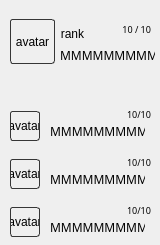
         <widget class="QWidget" name="_w_player_results_6" native="true">
          <property name="minimumSize">
           <size>
            <width>160</width>
            <height>0</height>
           </size>
          </property>
          <property name="maximumSize">
           <size>
            <width>160</width>
            <height>16777215</height>
           </size>
          </property>
          <layout class="QVBoxLayout" name="verticalLayout_6">
           <property name="spacing">
            <number>3</number>
           </property>
           <property name="leftMargin">
            <number>0</number>
           </property>
           <property name="topMargin">
            <number>9</number>
           </property>
           <property name="rightMargin">
            <number>0</number>
           </property>
           <property name="bottomMargin">
            <number>0</number>
           </property>
           <item>
            <widget class="QWidget" name="_w_player_6" native="true">
             <property name="minimumSize">
              <size>
               <width>160</width>
               <height>65</height>
              </size>
             </property>
             <property name="maximumSize">
              <size>
               <width>160</width>
               <height>65</height>
              </size>
             </property>
             <widget class="QLabel" name="_l_avatar_6">
              <property name="geometry">
               <rect>
                <x>10</x>
                <y>10</y>
                <width>45</width>
                <height>45</height>
               </rect>
              </property>
              <property name="minimumSize">
               <size>
                <width>45</width>
                <height>45</height>
               </size>
              </property>
              <property name="maximumSize">
               <size>
                <width>45</width>
                <height>45</height>
               </size>
              </property>
              <property name="styleSheet">
               <string notr="true">border-radius: 3px;
border: 1px solid rgb(54, 54, 54);</string>
              </property>
              <property name="text">
               <string>avatar</string>
              </property>
              <property name="scaledContents">
               <bool>true</bool>
              </property>
              <property name="alignment">
               <set>Qt::AlignCenter</set>
              </property>
             </widget>
             <widget class="QLabel" name="_l_rank_6">
              <property name="geometry">
               <rect>
                <x>60</x>
                <y>10</y>
                <width>25</width>
                <height>29</height>
               </rect>
              </property>
              <property name="minimumSize">
               <size>
                <width>25</width>
                <height>29</height>
               </size>
              </property>
              <property name="maximumSize">
               <size>
                <width>25</width>
                <height>29</height>
               </size>
              </property>
              <property name="text">
               <string>rank</string>
              </property>
              <property name="scaledContents">
               <bool>true</bool>
              </property>
              <property name="alignment">
               <set>Qt::AlignCenter</set>
              </property>
             </widget>
             <widget class="QLabel" name="_l_nick_6">
              <property name="geometry">
               <rect>
                <x>60</x>
                <y>38</y>
                <width>95</width>
                <height>16</height>
               </rect>
              </property>
              <property name="minimumSize">
               <size>
                <width>95</width>
                <height>0</height>
               </size>
              </property>
              <property name="maximumSize">
               <size>
                <width>95</width>
                <height>16777215</height>
               </size>
              </property>
              <property name="font">
               <font>
                <family>Revue BT</family>
               </font>
              </property>
              <property name="text">
               <string>MMMMMMMMMM</string>
              </property>
              <property name="alignment">
               <set>Qt::AlignLeading|Qt::AlignLeft|Qt::AlignVCenter</set>
              </property>
             </widget>
             <widget class="QLabel" name="_l_kills_6">
              <property name="geometry">
               <rect>
                <x>90</x>
                <y>10</y>
                <width>61</width>
                <height>20</height>
               </rect>
              </property>
              <property name="font">
               <font>
                <family>Revue BT</family>
                <pointsize>7</pointsize>
               </font>
              </property>
              <property name="text">
               <string>10 / 10</string>
              </property>
              <property name="alignment">
               <set>Qt::AlignRight|Qt::AlignTrailing|Qt::AlignVCenter</set>
              </property>
             </widget>
            </widget>
           </item>
           <item>
            <widget class="QLabel" name="label_8">
             <property name="maximumSize">
              <size>
               <width>16777215</width>
               <height>27</height>
              </size>
             </property>
             <property name="text">
              <string/>
             </property>
             <property name="pixmap">
              <pixmap resource="../resources/resources.qrc">:/menu/menu_middle_2.png</pixmap>
             </property>
             <property name="scaledContents">
              <bool>true</bool>
             </property>
            </widget>
           </item>
           <item>
            <spacer name="verticalSpacer_6">
             <property name="orientation">
              <enum>Qt::Vertical</enum>
             </property>
             <property name="sizeType">
              <enum>QSizePolicy::Minimum</enum>
             </property>
             <property name="sizeHint" stdset="0">
              <size>
               <width>20</width>
               <height>10</height>
              </size>
             </property>
            </spacer>
           </item>
           <item>
            <widget class="QWidget" name="_w_other_player_16" native="true">
             <property name="minimumSize">
              <size>
               <width>160</width>
               <height>45</height>
              </size>
             </property>
             <property name="maximumSize">
              <size>
               <width>160</width>
               <height>45</height>
              </size>
             </property>
             <widget class="QLabel" name="_l_other_avatar_16">
              <property name="geometry">
               <rect>
                <x>10</x>
                <y>7</y>
                <width>30</width>
                <height>30</height>
               </rect>
              </property>
              <property name="minimumSize">
               <size>
                <width>30</width>
                <height>30</height>
               </size>
              </property>
              <property name="maximumSize">
               <size>
                <width>30</width>
                <height>30</height>
               </size>
              </property>
              <property name="styleSheet">
               <string notr="true">border-radius: 3px;
border: 1px solid rgb(54, 54, 54);</string>
              </property>
              <property name="text">
               <string>avatar</string>
              </property>
              <property name="scaledContents">
               <bool>true</bool>
              </property>
              <property name="alignment">
               <set>Qt::AlignCenter</set>
              </property>
             </widget>
             <widget class="QLabel" name="_l_other_nick_16">
              <property name="geometry">
               <rect>
                <x>50</x>
                <y>20</y>
                <width>95</width>
                <height>15</height>
               </rect>
              </property>
              <property name="minimumSize">
               <size>
                <width>95</width>
                <height>0</height>
               </size>
              </property>
              <property name="maximumSize">
               <size>
                <width>95</width>
                <height>16777215</height>
               </size>
              </property>
              <property name="font">
               <font>
                <family>Revue BT</family>
               </font>
              </property>
              <property name="text">
               <string>MMMMMMMMMM</string>
              </property>
              <property name="alignment">
               <set>Qt::AlignLeading|Qt::AlignLeft|Qt::AlignVCenter</set>
              </property>
             </widget>
             <widget class="QLabel" name="_l_other_kills_16">
              <property name="geometry">
               <rect>
                <x>90</x>
                <y>0</y>
                <width>61</width>
                <height>20</height>
               </rect>
              </property>
              <property name="font">
               <font>
                <family>Revue BT</family>
                <pointsize>7</pointsize>
               </font>
              </property>
              <property name="text">
               <string>10/10</string>
              </property>
              <property name="alignment">
               <set>Qt::AlignRight|Qt::AlignTrailing|Qt::AlignVCenter</set>
              </property>
             </widget>
            </widget>
           </item>
           <item>
            <widget class="QWidget" name="_w_other_player_17" native="true">
             <property name="minimumSize">
              <size>
               <width>160</width>
               <height>45</height>
              </size>
             </property>
             <property name="maximumSize">
              <size>
               <width>160</width>
               <height>45</height>
              </size>
             </property>
             <widget class="QLabel" name="_l_other_avatar_17">
              <property name="geometry">
               <rect>
                <x>10</x>
                <y>7</y>
                <width>30</width>
                <height>30</height>
               </rect>
              </property>
              <property name="minimumSize">
               <size>
                <width>30</width>
                <height>30</height>
               </size>
              </property>
              <property name="maximumSize">
               <size>
                <width>30</width>
                <height>30</height>
               </size>
              </property>
              <property name="styleSheet">
               <string notr="true">border-radius: 3px;
border: 1px solid rgb(54, 54, 54);</string>
              </property>
              <property name="text">
               <string>avatar</string>
              </property>
              <property name="scaledContents">
               <bool>true</bool>
              </property>
              <property name="alignment">
               <set>Qt::AlignCenter</set>
              </property>
             </widget>
             <widget class="QLabel" name="_l_other_nick_17">
              <property name="geometry">
               <rect>
                <x>50</x>
                <y>20</y>
                <width>95</width>
                <height>15</height>
               </rect>
              </property>
              <property name="minimumSize">
               <size>
                <width>95</width>
                <height>0</height>
               </size>
              </property>
              <property name="maximumSize">
               <size>
                <width>95</width>
                <height>16777215</height>
               </size>
              </property>
              <property name="font">
               <font>
                <family>Revue BT</family>
               </font>
              </property>
              <property name="text">
               <string>MMMMMMMMMM</string>
              </property>
              <property name="alignment">
               <set>Qt::AlignLeading|Qt::AlignLeft|Qt::AlignVCenter</set>
              </property>
             </widget>
             <widget class="QLabel" name="_l_other_kills_17">
              <property name="geometry">
               <rect>
                <x>90</x>
                <y>0</y>
                <width>61</width>
                <height>20</height>
               </rect>
              </property>
              <property name="font">
               <font>
                <family>Revue BT</family>
                <pointsize>7</pointsize>
               </font>
              </property>
              <property name="text">
               <string>10/10</string>
              </property>
              <property name="alignment">
               <set>Qt::AlignRight|Qt::AlignTrailing|Qt::AlignVCenter</set>
              </property>
             </widget>
            </widget>
           </item>
           <item>
            <widget class="QWidget" name="_w_other_player_18" native="true">
             <property name="minimumSize">
              <size>
               <width>160</width>
               <height>45</height>
              </size>
             </property>
             <property name="maximumSize">
              <size>
               <width>160</width>
               <height>45</height>
              </size>
             </property>
             <widget class="QLabel" name="_l_other_avatar_18">
              <property name="geometry">
               <rect>
                <x>10</x>
                <y>7</y>
                <width>30</width>
                <height>30</height>
               </rect>
              </property>
              <property name="minimumSize">
               <size>
                <width>30</width>
                <height>30</height>
               </size>
              </property>
              <property name="maximumSize">
               <size>
                <width>30</width>
                <height>30</height>
               </size>
              </property>
              <property name="styleSheet">
               <string notr="true">border-radius: 3px;
border: 1px solid rgb(54, 54, 54);</string>
              </property>
              <property name="text">
               <string>avatar</string>
              </property>
              <property name="scaledContents">
               <bool>true</bool>
              </property>
              <property name="alignment">
               <set>Qt::AlignCenter</set>
              </property>
             </widget>
             <widget class="QLabel" name="_l_other_nick_18">
              <property name="geometry">
               <rect>
                <x>50</x>
                <y>20</y>
                <width>95</width>
                <height>15</height>
               </rect>
              </property>
              <property name="minimumSize">
               <size>
                <width>95</width>
                <height>0</height>
               </size>
              </property>
              <property name="maximumSize">
               <size>
                <width>95</width>
                <height>16777215</height>
               </size>
              </property>
              <property name="font">
               <font>
                <family>Revue BT</family>
               </font>
              </property>
              <property name="text">
               <string>MMMMMMMMMM</string>
              </property>
              <property name="alignment">
               <set>Qt::AlignLeading|Qt::AlignLeft|Qt::AlignVCenter</set>
              </property>
             </widget>
             <widget class="QLabel" name="_l_other_kills_18">
              <property name="geometry">
               <rect>
                <x>90</x>
                <y>0</y>
                <width>61</width>
                <height>20</height>
               </rect>
              </property>
              <property name="font">
               <font>
                <family>Revue BT</family>
                <pointsize>7</pointsize>
               </font>
              </property>
              <property name="text">
               <string>10/10</string>
              </property>
              <property name="alignment">
               <set>Qt::AlignRight|Qt::AlignTrailing|Qt::AlignVCenter</set>
              </property>
             </widget>
            </widget>
           </item>
          </layout>
         </widget>
